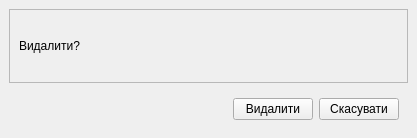
<?xml version="1.0" encoding="UTF-8"?>
<ui version="4.0">
 <class>MainWindowConfirmForm</class>
 <widget class="QMainWindow" name="MainWindowConfirmForm">
  <property name="geometry">
   <rect>
    <x>0</x>
    <y>0</y>
    <width>417</width>
    <height>138</height>
   </rect>
  </property>
  <property name="windowTitle">
   <string>MainWindow</string>
  </property>
  <widget class="QWidget" name="centralwidget">
   <layout class="QGridLayout" name="gridLayout">
    <item row="0" column="0">
     <widget class="QFrame" name="frame">
      <property name="frameShape">
       <enum>QFrame::StyledPanel</enum>
      </property>
      <property name="frameShadow">
       <enum>QFrame::Raised</enum>
      </property>
      <layout class="QVBoxLayout" name="verticalLayout">
       <item>
        <widget class="QLabel" name="label">
         <property name="text">
          <string>Видалити?</string>
         </property>
        </widget>
       </item>
      </layout>
     </widget>
    </item>
    <item row="1" column="0">
     <widget class="QWidget" name="widget" native="true">
      <property name="sizePolicy">
       <sizepolicy hsizetype="Preferred" vsizetype="Fixed">
        <horstretch>0</horstretch>
        <verstretch>0</verstretch>
       </sizepolicy>
      </property>
      <property name="minimumSize">
       <size>
        <width>0</width>
        <height>35</height>
       </size>
      </property>
      <layout class="QHBoxLayout" name="horizontalLayout">
       <item>
        <spacer name="horizontalSpacer">
         <property name="orientation">
          <enum>Qt::Horizontal</enum>
         </property>
         <property name="sizeHint" stdset="0">
          <size>
           <width>212</width>
           <height>20</height>
          </size>
         </property>
        </spacer>
       </item>
       <item>
        <widget class="QPushButton" name="pushButtonConfirm">
         <property name="text">
          <string>Видалити</string>
         </property>
        </widget>
       </item>
       <item>
        <widget class="QPushButton" name="pushButtonCancel">
         <property name="text">
          <string>Скасувати</string>
         </property>
        </widget>
       </item>
      </layout>
     </widget>
    </item>
   </layout>
  </widget>
 </widget>
 <resources/>
 <connections/>
</ui>
